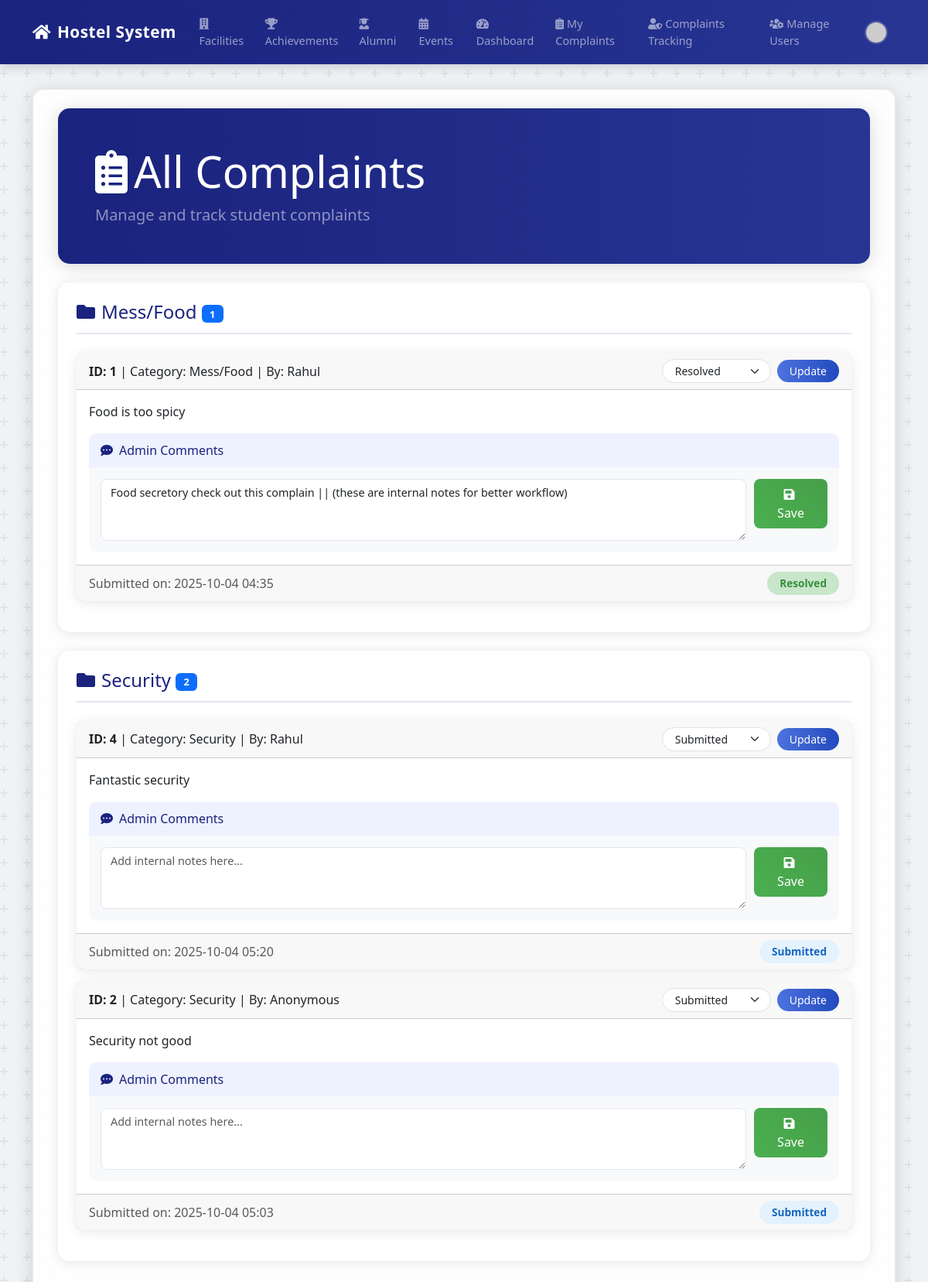
Screenshot of /admin/complaints (signed in) with the database file from the repository.
### app.py (models this page shows)
class Complaint(db.Model):
    id = db.Column(db.Integer, primary_key=True)
    category = db.Column(db.String(100), nullable=False)
    details = db.Column(db.Text, nullable=False)
    status = db.Column(db.String(50), nullable=False, default='Submitted')
    submission_date = db.Column(db.DateTime, nullable=False, default=datetime.utcnow)
    user_id = db.Column(db.Integer, db.ForeignKey('user.id'), nullable=True)
    complainant = db.relationship('User', backref='complaints') # Corrected relationship
    anonymous = db.Column(db.String(3), nullable=False, default='no')  # Add this line
    comments = db.Column(db.Text, nullable=True)  # Add this line

class User(UserMixin, db.Model):
    id = db.Column(db.Integer, primary_key=True)
    username = db.Column(db.String(80), unique=True, nullable=False)
    email = db.Column(db.String(120), unique=True, nullable=False)
    password_hash = db.Column(db.String(128), nullable=False)
    role = db.Column(db.String(50), nullable=False, default='Student')
    name = db.Column(db.Text)
    roll_number = db.Column(db.Text)
    room_number = db.Column(db.Text)
    studying_year = db.Column(db.Text)  # Changed from Numeric to Text
    Branch = db.Column(db.Text)
    profile_pic_url = db.Column(db.Text)

### app.py (the view)
@app.route('/admin/complaints')
@login_required
@admin_required
def admin_complaints():
    all_complaints = Complaint.query.order_by(Complaint.submission_date.desc()).all()
    return render_template('admin_complaints.html', title='Admin - All Complaints', complaints=all_complaints)

### app.py (called while the page is built)
def admin_required(f):
    @wraps(f)
    def decorated_function(*args, **kwargs):
        if not current_user.is_authenticated or current_user.role != 'HMC Admin':
            flash('You do not have permission to access this page.', 'danger')
            return redirect(url_for('home'))
        return f(*args, **kwargs)
    return decorated_function

@login_manager.user_loader
def load_user(user_id):
    return User.query.get(int(user_id))

### templates/admin_complaints.html (shortened to what this page needs)
{% extends "base.html" %}
{% block content %}
<div class="container-md py-4">
    <div class="dashboard-header mb-4">
        <div class="row align-items-center">
            <div class="col-lg-8">
                <h1 class="display-4 text-white mb-2"><i class="fas fa-clipboard-list me-2"></i>All Complaints</h1>
                <p class="lead text-white-50 mb-0">Manage and track student complaints</p>
            </div>
        </div>
    </div>
    {% set categories = ['Maintenance', 'Mess/Food', 'Security', 'Internet', 'Other'] %}
    {% for category in categories %}
        {% set category_complaints = complaints|selectattr('category', 'equalto', category)|list %}
        {% if category_complaints %}
            <div class="category-section mb-4">
                <h3 class="category-header">
                    <i class="fas fa-folder me-2"></i>{{ category }}
                    <span class="badge bg-primary">{{ category_complaints|length }}</span>
                </h3>
                {% for complaint in category_complaints %}
                    <div class="card mb-3">
                        <div class="card-header d-flex justify-content-between align-items-center">
                            <span>
                                <strong>ID: {{ complaint.id }}</strong> |
                                Category: {{ complaint.category }} |
                                By: {{ complaint.complainant.username if complaint.complainant else 'Anonymous' }}
                            </span>
                            <form method="POST" action="{{ url_for('update_complaint_status', id=complaint.id) }}" class="d-flex align-items-center gap-2">
                                <select name="status" class="form-select form-select-sm status-select" data-complaint-id="{{ complaint.id }}" style="width: auto;">
                                    <option value="Submitted" {% if complaint.status == 'Submitted' %}selected{% endif %}>Submitted</option>
                                    <option value="Resolved" {% if complaint.status == 'Resolved' %}selected{% endif %}>Resolved</option>
                                </select>
                                <button type="submit" class="btn btn-sm btn-primary update-btn">Update</button>
                            </form>
                        </div>
                        <div class="card-body">
                            <p class="card-text">{{ complaint.details }}</p>
                            {% if current_user.role == 'HMC Admin' %}
                                <div class="admin-comments mt-3">
                                    <form method="POST" action="{{ url_for('update_complaint_comment', id=complaint.id) }}">
                                        <div class="comment-group">
                                            <div class="comment-header">
                                                <i class="fas fa-comment-dots me-2"></i>Admin Comments
                                            </div>
                                            <div class="comment-input-group">
                                                <textarea name="comment" class="form-control" placeholder="Add internal notes here...">{{ complaint.comments or '' }}</textarea>
                                                <button type="submit" class="btn btn-save">
                                                    <i class="fas fa-save me-1"></i>Save
                                                </button>
                                            </div>
                                        </div>
                                    </form>
                                </div>
                            {% endif %}
                        </div>
                        <div class="card-footer text-muted d-flex justify-content-between align-items-center">
                            <span>Submitted on: {{ complaint.submission_date.strftime('%Y-%m-%d %H:%M') }}</span>
                            <span class="status-badge status-{{ complaint.status.lower().replace(' ', '-') }}">{{ complaint.status }}</span>
                        </div>
                    </div>
                {% endfor %}
            </div>
        {% endif %}
    {% endfor %}
</div>
{% endblock %}

### templates/base.html (style rules this page uses)
body { background-color: #f0f2f5; }
.container-md { background-color: rgba(255, 255, 255, 0.92); border-radius: 15px; box-shadow: 0 4px 25px rgba(0, 0, 0, 0.15); padding: 2rem; margin-top: 2rem; margin-bottom: 2rem; border: 1px solid rgba(0,0,0,0.08); }
.dashboard-header, .hero-section { border-radius: 10px; position: relative; overflow: hidden; }
.btn-primary { border: none; transition: all 0.3s ease; }

### templates/admin_complaints.html (style rules this page uses)
.dashboard-header { padding: 3rem; border-radius: 15px; position: relative; overflow: hidden; box-shadow: 0 4px 25px rgba(0, 0, 0, 0.15); }
.status-badge { padding: 0.3rem 1rem; border-radius: 15px; font-size: 0.85rem; font-weight: bold; }
.status-submitted { background: #e3f2fd; color: #1565c0; }
.status-resolved { background: #c8e6c9; color: #388e3c; }
.card { border: none; box-shadow: 0 2px 15px rgba(0,0,0,0.1); border-radius: 10px; }
.status-select { border-radius: 20px; padding: 0.25rem 2rem 0.25rem 1rem; background-position: right 0.75rem center; }
.update-btn { border-radius: 20px; padding: 0.25rem 1rem; }
.admin-comments { background-color: #f8f9fa; border-radius: 10px; padding: 0; margin-top: 15px; }
.comment-header { background-color: #eef2ff; color: #1a237e; padding: 10px 15px; border-radius: 10px 10px 0 0; font-weight: 500; }
.comment-input-group { display: flex; gap: 10px; padding: 15px; }
.comment-input-group textarea { border: 1px solid #e3e6f0; border-radius: 8px; min-height: 80px; resize: vertical; font-size: 0.9rem; }
.btn-save { background: linear-gradient(45deg, #4CAF50, #45a049); color: white; border: none; border-radius: 8px; padding: 0.5rem 1.5rem; align-self: flex-start; transition: all 0.3s ease; }
.badge { font-size: 0.8rem; padding: 0.4em 0.8em; vertical-align: middle; }
.category-section { background: white; border-radius: 15px; padding: 1.5rem; box-shadow: 0 2px 15px rgba(0,0,0,0.1); }
.category-header { color: #1a237e; font-size: 1.5rem; margin-bottom: 1.5rem; padding-bottom: 0.75rem; border-bottom: 2px solid #e3e6f0; }

### rows the page displays
Complaint: id "1", category "Mess/Food", complainant "Rahul", status "Resolved", details "Food is too spicy", comment "Food secretory check out this complain || (these are internal notes for better workflow)", submission_date "2025-10-04 04:35"
Complaint: id "4", category "Security", complainant "Rahul", status "Submitted", details "Fantastic security", submission_date "2025-10-04 05:20"
Complaint: id "2", category "Security", complainant "Anonymous", status "Submitted", details "Security not good", submission_date "2025-10-04 05:03"

### other values shown
{{ category }} "Mess/Food" "Security"
{{ category_complaints|length }} "1" "2"
